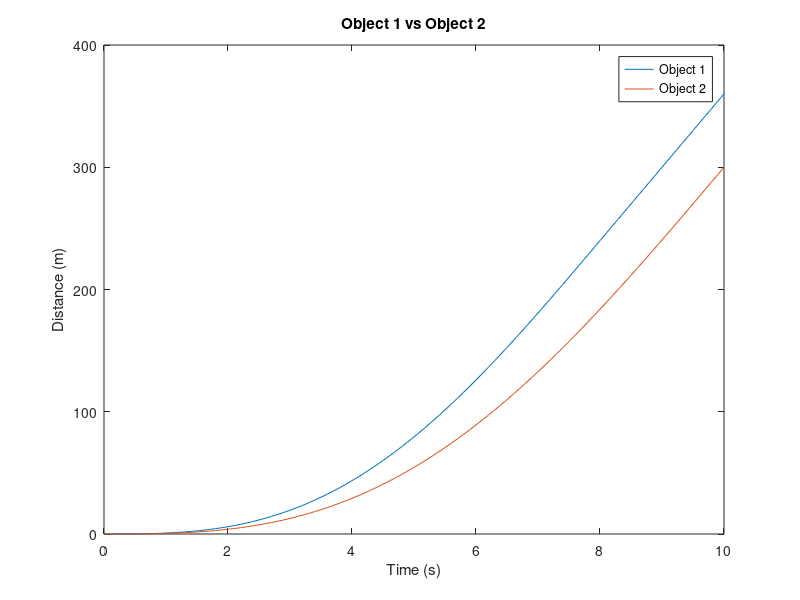
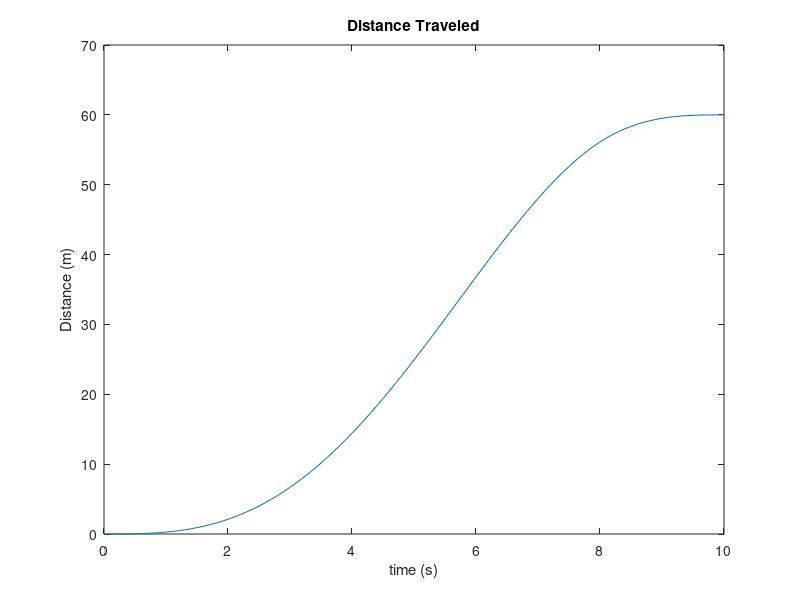

The MATLAB script that drew these images, in order:
%%%%%%%%%%%%%%%%%%%%%%%%%%%%%%%%%%%%%%%%%%%%%%%%%%%%%%%%%%%
%Jared Ross
%6/21/2017
%Models II
%%%%%%%%%%%%%%%%%%%%%%%%%%%%%%%%%%%%%%%%%%%%%%%%%%%%%%%%%%%
%Lab 7
%Part C
%Lab07_Data1.mat 
%%%%%%%%%%%%%%%%%%%%%%%%%%%%%%%%%%%%%%%%%%%%%%%%%%%%%%%%%%%
%clean up
clear all;
close all;
clc; 
commandwindow;
%loading Lab07_Data1.mat 
load Lab07_Data1.mat 
%work/code for Lab07_Data1.mat
dt  = time(2) - time(1);
% declaring variables 
curve1 =0;
curve2 = 0; 
% finding/ caluclating curve 1 and curve 2 
for k = 2:length(time)
 curve1(k) = curve1(k-1) + (vel_ob1(k) + vel_ob1(k-1)) / 2 * dt;
 curve2(k) = curve2(k-1) + (vel_ob2(k) + vel_ob2(k-1)) / 2 * dt;
end

distf = curve1 - curve2; 
plot(time,curve1,time,curve2); %plotting curve1 and curve 2 
title('Object 1 vs Object 2')
xlabel('Time (s)');
ylabel('Distance (m)');
legend('Object 1','Object 2');
figure 
plot (time,distf); %plotting 
title('Distance Traveled');
xlabel('time (s)');
ylabel('Distance (m)');
fprintf('Final Distance is:%0.01f \n',distf(end)); %displaying the end of the distf vector 